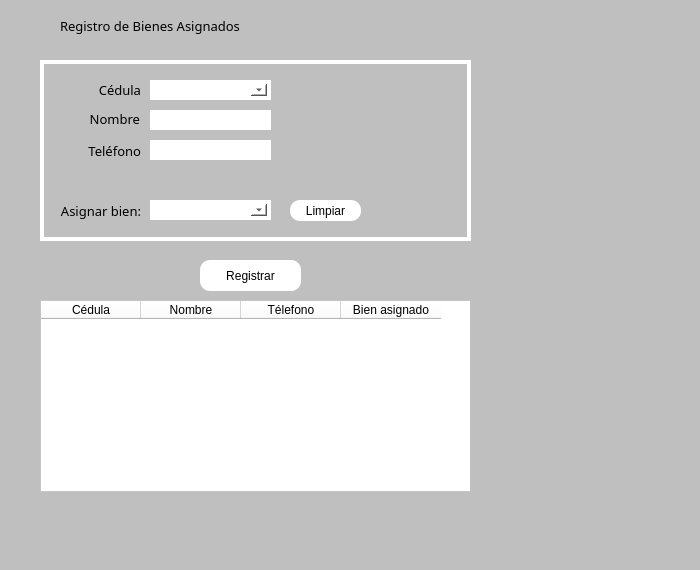
<?xml version="1.0" encoding="UTF-8"?>
<ui version="4.0">
 <class>Asignacion</class>
 <widget class="QWidget" name="Asignacion">
  <property name="enabled">
   <bool>true</bool>
  </property>
  <property name="geometry">
   <rect>
    <x>0</x>
    <y>0</y>
    <width>700</width>
    <height>570</height>
   </rect>
  </property>
  <property name="minimumSize">
   <size>
    <width>700</width>
    <height>570</height>
   </size>
  </property>
  <property name="windowTitle">
   <string>Asignacion de bienes</string>
  </property>
  <property name="windowIcon">
   <iconset>
    <normaloff>../res/iconAsignar.png</normaloff>../res/iconAsignar.png</iconset>
  </property>
  <property name="styleSheet">
   <string notr="true">background-color: rgb(191, 191, 191);</string>
  </property>
  <widget class="QTableWidget" name="tblAsignados">
   <property name="geometry">
    <rect>
     <x>40</x>
     <y>300</y>
     <width>431</width>
     <height>192</height>
    </rect>
   </property>
   <property name="styleSheet">
    <string notr="true">background-color: rgb(255, 255, 255);</string>
   </property>
   <property name="editTriggers">
    <set>QAbstractItemView::NoEditTriggers</set>
   </property>
   <property name="selectionMode">
    <enum>QAbstractItemView::NoSelection</enum>
   </property>
   <property name="selectionBehavior">
    <enum>QAbstractItemView::SelectRows</enum>
   </property>
   <column>
    <property name="text">
     <string>Cédula</string>
    </property>
   </column>
   <column>
    <property name="text">
     <string>Nombre</string>
    </property>
   </column>
   <column>
    <property name="text">
     <string>Télefono</string>
    </property>
   </column>
   <column>
    <property name="text">
     <string>Bien asignado</string>
    </property>
   </column>
  </widget>
  <widget class="QLabel" name="labelHeader">
   <property name="geometry">
    <rect>
     <x>20</x>
     <y>10</y>
     <width>31</width>
     <height>31</height>
    </rect>
   </property>
   <property name="font">
    <font>
     <family>Segoe UI Semibold</family>
     <pointsize>10</pointsize>
     <weight>7</weight>
     <italic>false</italic>
     <bold>false</bold>
    </font>
   </property>
   <property name="styleSheet">
    <string notr="true">font: 63 10pt &quot;Segoe UI Semibold&quot;;
background-color: rgba(0,0,0,0%);</string>
   </property>
   <property name="text">
    <string/>
   </property>
   <property name="pixmap">
    <pixmap>../res/assign.png</pixmap>
   </property>
   <property name="scaledContents">
    <bool>true</bool>
   </property>
   <property name="alignment">
    <set>Qt::AlignRight|Qt::AlignTrailing|Qt::AlignVCenter</set>
   </property>
  </widget>
  <widget class="QLabel" name="lbl_departamentos">
   <property name="geometry">
    <rect>
     <x>60</x>
     <y>10</y>
     <width>211</width>
     <height>31</height>
    </rect>
   </property>
   <property name="font">
    <font>
     <family>Segoe UI Semibold</family>
     <pointsize>10</pointsize>
     <weight>5</weight>
     <italic>false</italic>
     <bold>false</bold>
    </font>
   </property>
   <property name="styleSheet">
    <string notr="true">font: 43 10pt &quot;Segoe UI Semibold&quot;;
border:none;
background-color: rgba(0,0,0,0%);</string>
   </property>
   <property name="text">
    <string>Registro de Bienes Asignados</string>
   </property>
  </widget>
  <widget class="QFrame" name="frame">
   <property name="geometry">
    <rect>
     <x>40</x>
     <y>60</y>
     <width>431</width>
     <height>181</height>
    </rect>
   </property>
   <property name="toolTip">
    <string/>
   </property>
   <property name="toolTipDuration">
    <number>-1</number>
   </property>
   <property name="accessibleDescription">
    <string>Generar código</string>
   </property>
   <property name="styleSheet">
    <string notr="true">border:4px solid;
border-color: rgb(255, 255, 255);</string>
   </property>
   <property name="frameShape">
    <enum>QFrame::StyledPanel</enum>
   </property>
   <property name="frameShadow">
    <enum>QFrame::Raised</enum>
   </property>
   <widget class="QLabel" name="lblCedula">
    <property name="geometry">
     <rect>
      <x>50</x>
      <y>20</y>
      <width>51</width>
      <height>20</height>
     </rect>
    </property>
    <property name="font">
     <font>
      <family>Segoe UI Semibold</family>
      <pointsize>10</pointsize>
      <weight>7</weight>
      <italic>false</italic>
      <bold>false</bold>
     </font>
    </property>
    <property name="styleSheet">
     <string notr="true">font: 63 10pt &quot;Segoe UI Semibold&quot;;
border:none;</string>
    </property>
    <property name="text">
     <string>Cédula</string>
    </property>
    <property name="alignment">
     <set>Qt::AlignRight|Qt::AlignTrailing|Qt::AlignVCenter</set>
    </property>
   </widget>
   <widget class="QLabel" name="lblNombre">
    <property name="geometry">
     <rect>
      <x>50</x>
      <y>50</y>
      <width>50</width>
      <height>17</height>
     </rect>
    </property>
    <property name="font">
     <font>
      <family>Segoe UI Semibold</family>
      <pointsize>10</pointsize>
      <weight>7</weight>
      <italic>false</italic>
      <bold>false</bold>
     </font>
    </property>
    <property name="styleSheet">
     <string notr="true">font: 63 10pt &quot;Segoe UI Semibold&quot;;
border:none;</string>
    </property>
    <property name="text">
     <string>Nombre</string>
    </property>
    <property name="alignment">
     <set>Qt::AlignRight|Qt::AlignTrailing|Qt::AlignVCenter</set>
    </property>
   </widget>
   <widget class="QLineEdit" name="txtNombre">
    <property name="geometry">
     <rect>
      <x>110</x>
      <y>50</y>
      <width>121</width>
      <height>20</height>
     </rect>
    </property>
    <property name="styleSheet">
     <string notr="true">background-color: rgb(255, 255, 255);</string>
    </property>
   </widget>
   <widget class="QLabel" name="lbl_codigo_2">
    <property name="geometry">
     <rect>
      <x>240</x>
      <y>20</y>
      <width>121</width>
      <height>111</height>
     </rect>
    </property>
    <property name="sizePolicy">
     <sizepolicy hsizetype="Expanding" vsizetype="Expanding">
      <horstretch>0</horstretch>
      <verstretch>0</verstretch>
     </sizepolicy>
    </property>
    <property name="font">
     <font>
      <family>Segoe UI Semibold</family>
      <pointsize>10</pointsize>
      <weight>7</weight>
      <italic>false</italic>
      <bold>false</bold>
     </font>
    </property>
    <property name="styleSheet">
     <string notr="true">font: 63 10pt &quot;Segoe UI Semibold&quot;;
border:none;
</string>
    </property>
    <property name="text">
     <string/>
    </property>
    <property name="pixmap">
     <pixmap>../res/icons8-stacked-organizational-chart-highlighted-parent-node-96.png</pixmap>
    </property>
    <property name="alignment">
     <set>Qt::AlignRight|Qt::AlignTrailing|Qt::AlignVCenter</set>
    </property>
   </widget>
   <widget class="QLabel" name="lblTelefono">
    <property name="geometry">
     <rect>
      <x>40</x>
      <y>80</y>
      <width>61</width>
      <height>21</height>
     </rect>
    </property>
    <property name="font">
     <font>
      <family>Segoe UI Semibold</family>
      <pointsize>10</pointsize>
      <weight>7</weight>
      <italic>false</italic>
      <bold>false</bold>
     </font>
    </property>
    <property name="styleSheet">
     <string notr="true">font: 63 10pt &quot;Segoe UI Semibold&quot;;
border:none;</string>
    </property>
    <property name="text">
     <string>Teléfono</string>
    </property>
    <property name="alignment">
     <set>Qt::AlignRight|Qt::AlignTrailing|Qt::AlignVCenter</set>
    </property>
   </widget>
   <widget class="QLineEdit" name="txtTelefono">
    <property name="geometry">
     <rect>
      <x>110</x>
      <y>80</y>
      <width>121</width>
      <height>20</height>
     </rect>
    </property>
    <property name="styleSheet">
     <string notr="true">background-color: rgb(255, 255, 255);</string>
    </property>
   </widget>
   <widget class="QLabel" name="lblBienAsignado">
    <property name="geometry">
     <rect>
      <x>10</x>
      <y>140</y>
      <width>91</width>
      <height>21</height>
     </rect>
    </property>
    <property name="font">
     <font>
      <family>Segoe UI Semibold</family>
      <pointsize>10</pointsize>
      <weight>7</weight>
      <italic>false</italic>
      <bold>false</bold>
     </font>
    </property>
    <property name="styleSheet">
     <string notr="true">font: 63 10pt &quot;Segoe UI Semibold&quot;;
border:none;</string>
    </property>
    <property name="text">
     <string>Asignar bien:</string>
    </property>
    <property name="alignment">
     <set>Qt::AlignRight|Qt::AlignTrailing|Qt::AlignVCenter</set>
    </property>
   </widget>
   <widget class="QComboBox" name="cbxBienes">
    <property name="enabled">
     <bool>true</bool>
    </property>
    <property name="geometry">
     <rect>
      <x>110</x>
      <y>140</y>
      <width>121</width>
      <height>20</height>
     </rect>
    </property>
    <property name="sizePolicy">
     <sizepolicy hsizetype="Maximum" vsizetype="Fixed">
      <horstretch>0</horstretch>
      <verstretch>0</verstretch>
     </sizepolicy>
    </property>
    <property name="styleSheet">
     <string notr="true">background-color: rgb(255, 255, 255);</string>
    </property>
    <property name="editable">
     <bool>false</bool>
    </property>
    <property name="currentText">
     <string/>
    </property>
   </widget>
   <widget class="QComboBox" name="cbxCedulaEmpleados">
    <property name="enabled">
     <bool>true</bool>
    </property>
    <property name="geometry">
     <rect>
      <x>110</x>
      <y>20</y>
      <width>121</width>
      <height>20</height>
     </rect>
    </property>
    <property name="sizePolicy">
     <sizepolicy hsizetype="Maximum" vsizetype="Fixed">
      <horstretch>0</horstretch>
      <verstretch>0</verstretch>
     </sizepolicy>
    </property>
    <property name="styleSheet">
     <string notr="true">background-color: rgb(255, 255, 255);</string>
    </property>
    <property name="editable">
     <bool>false</bool>
    </property>
    <property name="currentText">
     <string/>
    </property>
   </widget>
   <widget class="QPushButton" name="btnLimpiar">
    <property name="geometry">
     <rect>
      <x>250</x>
      <y>140</y>
      <width>71</width>
      <height>21</height>
     </rect>
    </property>
    <property name="maximumSize">
     <size>
      <width>90</width>
      <height>30</height>
     </size>
    </property>
    <property name="toolTip">
     <string>CTRL+W</string>
    </property>
    <property name="styleSheet">
     <string notr="true">QPushButton{
background-color:rgb(255, 255, 255);
border:none;
border-radius:10px;
font: 63 10pt &quot;Segoe UI Semibold&quot;;
}

QPushButton:hover{

border:2px solid #55C1FA;
border-radius:10px;
}</string>
    </property>
    <property name="text">
     <string>Limpiar</string>
    </property>
    <property name="icon">
     <iconset>
      <normaloff>../res/btnClear.png</normaloff>../res/btnClear.png</iconset>
    </property>
    <property name="iconSize">
     <size>
      <width>18</width>
      <height>18</height>
     </size>
    </property>
    <property name="shortcut">
     <string>Ctrl+W</string>
    </property>
   </widget>
  </widget>
  <widget class="QPushButton" name="btnGuardar">
   <property name="geometry">
    <rect>
     <x>200</x>
     <y>260</y>
     <width>101</width>
     <height>31</height>
    </rect>
   </property>
   <property name="toolTip">
    <string>CTRL+S</string>
   </property>
   <property name="styleSheet">
    <string notr="true">QPushButton{
background-color:rgb(255, 255, 255);
border:none;
border-radius:10px;
font: 63 10pt &quot;Segoe UI Semibold&quot;;
}

QPushButton:hover{

border:2px solid #55C1FA;
border-radius:10px;
}</string>
   </property>
   <property name="text">
    <string>Registrar</string>
   </property>
   <property name="icon">
    <iconset>
     <normaloff>../res/btnSave.png</normaloff>../res/btnSave.png</iconset>
   </property>
   <property name="iconSize">
    <size>
     <width>20</width>
     <height>20</height>
    </size>
   </property>
   <property name="shortcut">
    <string>Ctrl+C</string>
   </property>
  </widget>
 </widget>
 <resources/>
 <connections/>
</ui>
